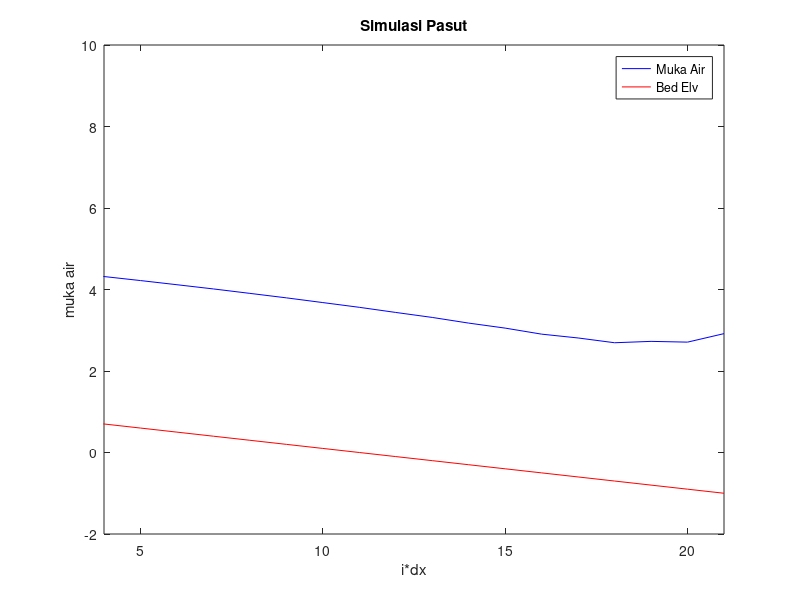

The MATLAB script that drew this image:
% UTS HIDRAULIKA II
% AUTHOR: AKHMAD IQBAL IKROMI
% COPY-PASTE ISN'T ALLOWED, READ AND LEARN ONLY

clear
clf

yn=3.917; %menggunakan data no 1
b=15;

L=10000; %m
dt=5; %detik
dx=500;
g=9.81;
m=0;
n=0.01; %frictionless
So=0.0002;
elv_hulu=1; %asumsi elevasi di hulu

periode_pasut= 4000; %detik, simulasi minimal 3kali periode

time=3*periode_pasut;
tm=time/dt;
im=L/dx+1;
out=1300;
tpl=time/out;

%initial condition
%polutan
for i=1:im
     
    Q(i)=120;
    A(i)=b*yn;
    y(i)=yn;
    x(i)=(i-1)*dx;
    z(i)=elv_hulu-x(i)*So;

% UTS HIDRAULIKA II
% AUTHOR: AKHMAD IQBAL IKROMI
% COPY-PASTE ISN'T ALLOWED, READ AND LEARN ONLY

end
% plot(x,z,'color','black','LineWidth',3,'DisplayName','Bed Elevation')
% hold on

%program
for t=1:tm
    ts(t)=t*dt;

    %kontinuitas
    for i=2:im-1
        Ab(i)=A(i)-dt/2/dx*(Q(i+1)-Q(i-1));
        yb(i)=Ab(i)/b;
    end
    %momentum
    for i=2:im-1
        u=Q(i)/A(i);
        y(i)=A(i)/b;
        R=(b*y(i))/(b+2*y(i));
        Sf=n^2*abs(u)*u/R^(4/3);
        bro1=dt/2/dx*(Q(i+1)^2/A(i+1)-Q(i-1)^2/A(i-1));
        bro2=g*A(i)*dt*(So-Sf);
        bro3=g*A(i)*dt/2/dx*(y(i+1)-y(i-1));
        Qb(i)=Q(i)-bro1+bro2-bro3;
    end

% UTS HIDRAULIKA II
% AUTHOR: AKHMAD IQBAL IKROMI
% COPY-PASTE ISN'T ALLOWED, READ AND LEARN ONLY

    %BC hulu
    yb(1)=yb(2);
    Ab(1)=Ab(2);
    Qb(1)=120;
    
    %BC hilir
    Qb(im)=Qb(im-1);
    yb(im)=yn+sin(2*pi*ts(t)/4000);
    Ab(im)=b*yb(im);
   
    A=Ab;
    Q=Qb;
    y=yb;

    %FILTER HANSEN untuk hidrodinamik
    Afil=A;
    Qfil=Q;
    Cofil=0.99;
    for i=2:im-1
        A(i)=Cofil*Afil(i)+(1-Cofil)*(Afil(i-1)+Afil(i+1))/2;
        Q(i)=Cofil*Qfil(i)+(1-Cofil)*(Qfil(i-1)+Qfil(i+1))/2;
    end
       
    for i=8000/dx+1
        yp(t)=y(i);
    end
    for i=6000/dx+1
        yq(t)=y(i);
    end
     for i=4000/dx+1
        yr(t)=y(i);
     end
%     if mod(t*dt,12000)<=0
%         hold on
%         plot(ts,yp,'DisplayName','Pasang Surut di 2km dari hilir'); 
%         plot(ts,yq,'DisplayName','Pasang Surut di 4km dari hilir');   
%         plot(ts,yr,'DisplayName','Pasang Surut di 6km dari hilir');
%         legend(Location="bestoutside")
%         ylabel('Tinggi Muka Air (m)');
%         xlabel('Waktu (s)');
%         title('Hasil Simulasi Pasang Surut','FontSize',16)
%     end
%         if mod(t*dt,720)<=0
% %         hold on
%         yyaxis left
%         txt1=['Muka Air t= ',num2str(t*dt/3600), ' jam'];
%         plot(x,(y+z),'blue','DisplayName',txt1);
%         ylim([-2 7])
%         xlim([0 10000])
%         ylabel('Tinggi Muka Air (m)')
%         xlabel('Jarak (m)');
%         yyaxis right
%         ylim([-2 7])
%         title('Hasil Simulasi Pasang Surut','FontSize',16)
%         legend("show" ,Location="bestoutside")
%         pause(0.1);
%         hold off
%       
%     end
% end

% UTS HIDRAULIKA II
% AUTHOR: AKHMAD IQBAL IKROMI
% COPY-PASTE ISN'T ALLOWED, READ AND LEARN ONLY



    %plotting ANIMASI 
    if mod(t*dt,tpl)<=0
        p1=plot(y+z,'blue');
        hold on
        p2=plot(z,'red');
        axis([2000/dx im -2 10]);
        title('Simulasi Pasut');
        legend([p1,p2],'Muka Air','Bed Elv');
        xlabel('i*dx')
        ylabel('muka air');
        pause(0.1);
        hold off;
        end
end





